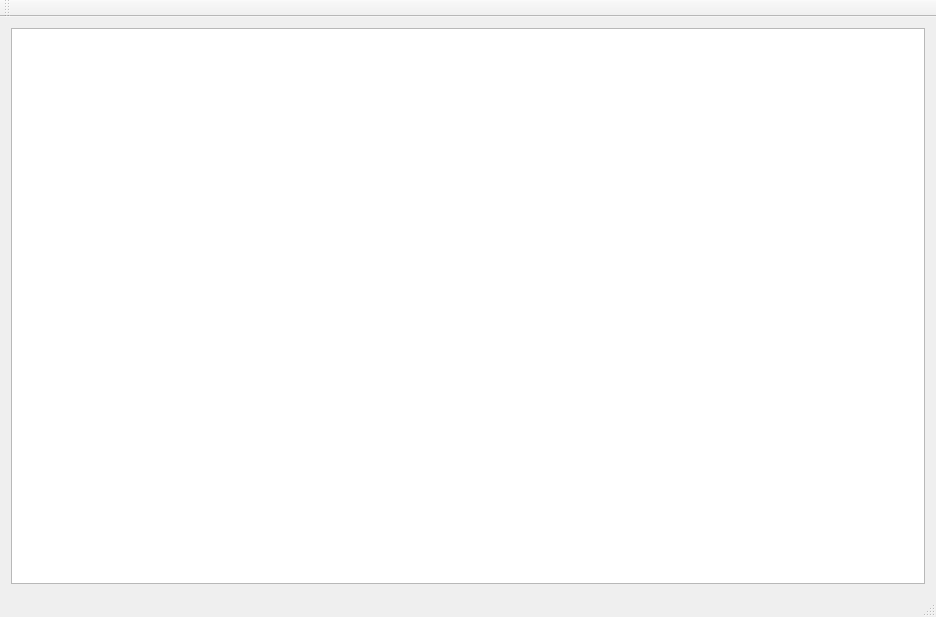
<?xml version="1.0" encoding="UTF-8"?>
<ui version="4.0">
 <class>MainWindow</class>
 <widget class="QMainWindow" name="MainWindow">
  <property name="geometry">
   <rect>
    <x>0</x>
    <y>0</y>
    <width>936</width>
    <height>617</height>
   </rect>
  </property>
  <property name="windowTitle">
   <string>MainWindow</string>
  </property>
  <widget class="QWidget" name="centralWidget">
   <layout class="QVBoxLayout" name="verticalLayout">
    <item>
     <widget class="QTableView" name="tableView"/>
    </item>
   </layout>
  </widget>
  <widget class="QMenuBar" name="menuBar">
   <property name="geometry">
    <rect>
     <x>0</x>
     <y>0</y>
     <width>936</width>
     <height>26</height>
    </rect>
   </property>
  </widget>
  <widget class="QToolBar" name="mainToolBar">
   <attribute name="toolBarArea">
    <enum>TopToolBarArea</enum>
   </attribute>
   <attribute name="toolBarBreak">
    <bool>false</bool>
   </attribute>
  </widget>
  <widget class="QStatusBar" name="statusBar"/>
 </widget>
 <layoutdefault spacing="6" margin="11"/>
 <resources/>
 <connections/>
</ui>
